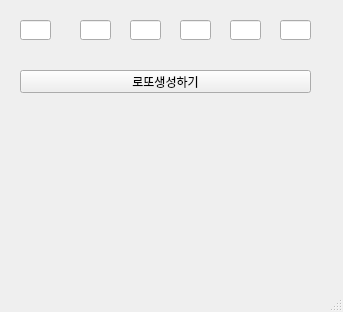
<?xml version="1.0" encoding="UTF-8"?>
<ui version="4.0">
 <class>MainWindow</class>
 <widget class="QMainWindow" name="MainWindow">
  <property name="geometry">
   <rect>
    <x>0</x>
    <y>0</y>
    <width>343</width>
    <height>312</height>
   </rect>
  </property>
  <property name="windowTitle">
   <string>MainWindow</string>
  </property>
  <widget class="QWidget" name="centralwidget">
   <widget class="QLineEdit" name="le1">
    <property name="geometry">
     <rect>
      <x>20</x>
      <y>20</y>
      <width>31</width>
      <height>20</height>
     </rect>
    </property>
   </widget>
   <widget class="QLineEdit" name="le2">
    <property name="geometry">
     <rect>
      <x>80</x>
      <y>20</y>
      <width>31</width>
      <height>20</height>
     </rect>
    </property>
   </widget>
   <widget class="QLineEdit" name="le3">
    <property name="geometry">
     <rect>
      <x>130</x>
      <y>20</y>
      <width>31</width>
      <height>20</height>
     </rect>
    </property>
   </widget>
   <widget class="QLineEdit" name="le4">
    <property name="geometry">
     <rect>
      <x>180</x>
      <y>20</y>
      <width>31</width>
      <height>20</height>
     </rect>
    </property>
   </widget>
   <widget class="QLineEdit" name="le5">
    <property name="geometry">
     <rect>
      <x>230</x>
      <y>20</y>
      <width>31</width>
      <height>20</height>
     </rect>
    </property>
   </widget>
   <widget class="QLineEdit" name="le6">
    <property name="geometry">
     <rect>
      <x>280</x>
      <y>20</y>
      <width>31</width>
      <height>20</height>
     </rect>
    </property>
   </widget>
   <widget class="QPushButton" name="pb">
    <property name="geometry">
     <rect>
      <x>20</x>
      <y>70</y>
      <width>291</width>
      <height>23</height>
     </rect>
    </property>
    <property name="text">
     <string>로또생성하기</string>
    </property>
   </widget>
  </widget>
  <widget class="QMenuBar" name="menubar">
   <property name="geometry">
    <rect>
     <x>0</x>
     <y>0</y>
     <width>343</width>
     <height>21</height>
    </rect>
   </property>
  </widget>
  <widget class="QStatusBar" name="statusbar"/>
 </widget>
 <resources/>
 <connections/>
</ui>
